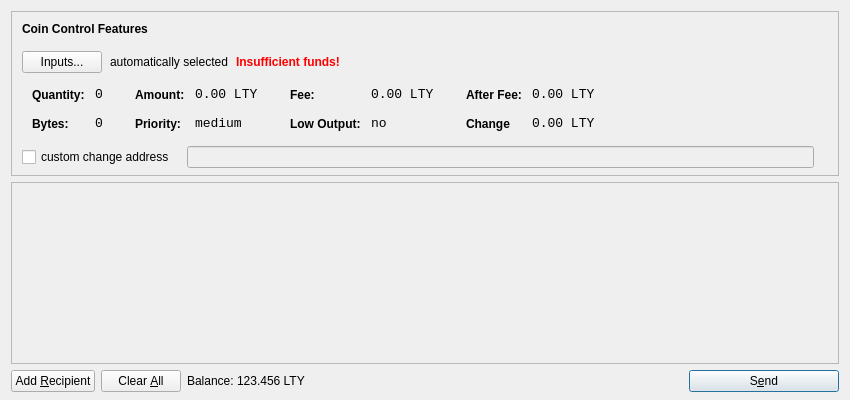
<?xml version="1.0" encoding="UTF-8"?>
<ui version="4.0">
 <class>SendCoinsDialog</class>
 <widget class="QDialog" name="SendCoinsDialog">
  <property name="geometry">
   <rect>
    <x>0</x>
    <y>0</y>
    <width>850</width>
    <height>400</height>
   </rect>
  </property>
  <property name="windowTitle">
   <string>Send Coins</string>
  </property>
  <layout class="QVBoxLayout" name="verticalLayout" stretch="0,1,0">
   <property name="bottomMargin">
    <number>8</number>
   </property>
   <item>
    <widget class="QFrame" name="frameCoinControl">
     <property name="sizePolicy">
      <sizepolicy hsizetype="Expanding" vsizetype="Expanding">
       <horstretch>0</horstretch>
       <verstretch>0</verstretch>
      </sizepolicy>
     </property>
     <property name="maximumSize">
      <size>
       <width>16777215</width>
       <height>16777215</height>
      </size>
     </property>
     <property name="frameShape">
      <enum>QFrame::StyledPanel</enum>
     </property>
     <property name="frameShadow">
      <enum>QFrame::Sunken</enum>
     </property>
     <layout class="QVBoxLayout" name="verticalLayoutCoinControl2">
      <property name="spacing">
       <number>-1</number>
      </property>
      <property name="leftMargin">
       <number>0</number>
      </property>
      <property name="topMargin">
       <number>0</number>
      </property>
      <property name="rightMargin">
       <number>0</number>
      </property>
      <property name="bottomMargin">
       <number>6</number>
      </property>
      <item>
       <layout class="QVBoxLayout" name="verticalLayoutCoinControl" stretch="0,0,0,0,1">
        <property name="spacing">
         <number>0</number>
        </property>
        <property name="leftMargin">
         <number>10</number>
        </property>
        <property name="topMargin">
         <number>10</number>
        </property>
        <item>
         <layout class="QHBoxLayout" name="horizontalLayoutCoinControl1">
          <property name="bottomMargin">
           <number>15</number>
          </property>
          <item>
           <widget class="QLabel" name="labelCoinControlFeatures">
            <property name="sizePolicy">
             <sizepolicy hsizetype="Preferred" vsizetype="Maximum">
              <horstretch>0</horstretch>
              <verstretch>0</verstretch>
             </sizepolicy>
            </property>
            <property name="font">
             <font>
              <weight>75</weight>
              <bold>true</bold>
             </font>
            </property>
            <property name="styleSheet">
             <string notr="true">font-weight:bold;</string>
            </property>
            <property name="text">
             <string>Coin Control Features</string>
            </property>
           </widget>
          </item>
         </layout>
        </item>
        <item>
         <layout class="QHBoxLayout" name="horizontalLayoutCoinControl2" stretch="0,0,0,0">
          <property name="spacing">
           <number>8</number>
          </property>
          <property name="bottomMargin">
           <number>10</number>
          </property>
          <item>
           <widget class="QPushButton" name="pushButtonCoinControl">
            <property name="styleSheet">
             <string notr="true"/>
            </property>
            <property name="text">
             <string>Inputs...</string>
            </property>
           </widget>
          </item>
          <item>
           <widget class="QLabel" name="labelCoinControlAutomaticallySelected">
            <property name="text">
             <string>automatically selected</string>
            </property>
            <property name="margin">
             <number>5</number>
            </property>
           </widget>
          </item>
          <item>
           <widget class="QLabel" name="labelCoinControlInsuffFunds">
            <property name="font">
             <font>
              <weight>75</weight>
              <bold>true</bold>
             </font>
            </property>
            <property name="styleSheet">
             <string notr="true">color:red;font-weight:bold;</string>
            </property>
            <property name="text">
             <string>Insufficient funds!</string>
            </property>
            <property name="margin">
             <number>5</number>
            </property>
           </widget>
          </item>
          <item>
           <spacer name="horizontalSpacerCoinControl">
            <property name="orientation">
             <enum>Qt::Horizontal</enum>
            </property>
            <property name="sizeHint" stdset="0">
             <size>
              <width>40</width>
              <height>1</height>
             </size>
            </property>
           </spacer>
          </item>
         </layout>
        </item>
        <item>
         <widget class="QWidget" name="widgetCoinControl" native="true">
          <property name="sizePolicy">
           <sizepolicy hsizetype="Preferred" vsizetype="Preferred">
            <horstretch>0</horstretch>
            <verstretch>0</verstretch>
           </sizepolicy>
          </property>
          <property name="minimumSize">
           <size>
            <width>0</width>
            <height>0</height>
           </size>
          </property>
          <property name="styleSheet">
           <string notr="true"/>
          </property>
          <layout class="QHBoxLayout" name="horizontalLayoutCoinControl5">
           <property name="margin">
            <number>0</number>
           </property>
           <item>
            <layout class="QHBoxLayout" name="horizontalLayoutCoinControl3" stretch="0,0,0,1">
             <property name="spacing">
              <number>20</number>
             </property>
             <property name="topMargin">
              <number>0</number>
             </property>
             <property name="bottomMargin">
              <number>10</number>
             </property>
             <item>
              <layout class="QFormLayout" name="formLayoutCoinControl1">
               <property name="horizontalSpacing">
                <number>10</number>
               </property>
               <property name="verticalSpacing">
                <number>14</number>
               </property>
               <property name="leftMargin">
                <number>10</number>
               </property>
               <property name="topMargin">
                <number>4</number>
               </property>
               <property name="rightMargin">
                <number>6</number>
               </property>
               <item row="0" column="0">
                <widget class="QLabel" name="labelCoinControlQuantityText">
                 <property name="styleSheet">
                  <string notr="true">font-weight:bold;</string>
                 </property>
                 <property name="text">
                  <string>Quantity:</string>
                 </property>
                 <property name="margin">
                  <number>0</number>
                 </property>
                </widget>
               </item>
               <item row="0" column="1">
                <widget class="QLabel" name="labelCoinControlQuantity">
                 <property name="font">
                  <font>
                   <family>Monospace</family>
                   <pointsize>10</pointsize>
                  </font>
                 </property>
                 <property name="cursor">
                  <cursorShape>IBeamCursor</cursorShape>
                 </property>
                 <property name="contextMenuPolicy">
                  <enum>Qt::ActionsContextMenu</enum>
                 </property>
                 <property name="text">
                  <string>0</string>
                 </property>
                 <property name="margin">
                  <number>0</number>
                 </property>
                 <property name="textInteractionFlags">
                  <set>Qt::LinksAccessibleByMouse|Qt::TextSelectableByKeyboard|Qt::TextSelectableByMouse</set>
                 </property>
                </widget>
               </item>
               <item row="1" column="0">
                <widget class="QLabel" name="labelCoinControlBytesText">
                 <property name="styleSheet">
                  <string notr="true">font-weight:bold;</string>
                 </property>
                 <property name="text">
                  <string>Bytes:</string>
                 </property>
                </widget>
               </item>
               <item row="1" column="1">
                <widget class="QLabel" name="labelCoinControlBytes">
                 <property name="font">
                  <font>
                   <family>Monospace</family>
                   <pointsize>10</pointsize>
                  </font>
                 </property>
                 <property name="cursor">
                  <cursorShape>IBeamCursor</cursorShape>
                 </property>
                 <property name="contextMenuPolicy">
                  <enum>Qt::ActionsContextMenu</enum>
                 </property>
                 <property name="text">
                  <string>0</string>
                 </property>
                 <property name="textInteractionFlags">
                  <set>Qt::LinksAccessibleByMouse|Qt::TextSelectableByKeyboard|Qt::TextSelectableByMouse</set>
                 </property>
                </widget>
               </item>
              </layout>
             </item>
             <item>
              <layout class="QFormLayout" name="formLayoutCoinControl2">
               <property name="horizontalSpacing">
                <number>10</number>
               </property>
               <property name="verticalSpacing">
                <number>14</number>
               </property>
               <property name="leftMargin">
                <number>6</number>
               </property>
               <property name="topMargin">
                <number>4</number>
               </property>
               <property name="rightMargin">
                <number>6</number>
               </property>
               <item row="0" column="0">
                <widget class="QLabel" name="labelCoinControlAmountText">
                 <property name="styleSheet">
                  <string notr="true">font-weight:bold;</string>
                 </property>
                 <property name="text">
                  <string>Amount:</string>
                 </property>
                 <property name="margin">
                  <number>0</number>
                 </property>
                </widget>
               </item>
               <item row="0" column="1">
                <widget class="QLabel" name="labelCoinControlAmount">
                 <property name="font">
                  <font>
                   <family>Monospace</family>
                   <pointsize>10</pointsize>
                  </font>
                 </property>
                 <property name="cursor">
                  <cursorShape>IBeamCursor</cursorShape>
                 </property>
                 <property name="contextMenuPolicy">
                  <enum>Qt::ActionsContextMenu</enum>
                 </property>
                 <property name="text">
                  <string>0.00 LTY</string>
                 </property>
                 <property name="textInteractionFlags">
                  <set>Qt::LinksAccessibleByMouse|Qt::TextSelectableByKeyboard|Qt::TextSelectableByMouse</set>
                 </property>
                </widget>
               </item>
               <item row="1" column="0">
                <widget class="QLabel" name="labelCoinControlPriorityText">
                 <property name="styleSheet">
                  <string notr="true">font-weight:bold;</string>
                 </property>
                 <property name="text">
                  <string>Priority:</string>
                 </property>
                </widget>
               </item>
               <item row="1" column="1">
                <widget class="QLabel" name="labelCoinControlPriority">
                 <property name="font">
                  <font>
                   <family>Monospace</family>
                   <pointsize>10</pointsize>
                  </font>
                 </property>
                 <property name="cursor">
                  <cursorShape>IBeamCursor</cursorShape>
                 </property>
                 <property name="contextMenuPolicy">
                  <enum>Qt::ActionsContextMenu</enum>
                 </property>
                 <property name="text">
                  <string>medium</string>
                 </property>
                 <property name="textInteractionFlags">
                  <set>Qt::LinksAccessibleByMouse|Qt::TextSelectableByKeyboard|Qt::TextSelectableByMouse</set>
                 </property>
                </widget>
               </item>
              </layout>
             </item>
             <item>
              <layout class="QFormLayout" name="formLayoutCoinControl3">
               <property name="horizontalSpacing">
                <number>10</number>
               </property>
               <property name="verticalSpacing">
                <number>14</number>
               </property>
               <property name="leftMargin">
                <number>6</number>
               </property>
               <property name="topMargin">
                <number>4</number>
               </property>
               <property name="rightMargin">
                <number>6</number>
               </property>
               <item row="0" column="0">
                <widget class="QLabel" name="labelCoinControlFeeText">
                 <property name="styleSheet">
                  <string notr="true">font-weight:bold;</string>
                 </property>
                 <property name="text">
                  <string>Fee:</string>
                 </property>
                 <property name="margin">
                  <number>0</number>
                 </property>
                </widget>
               </item>
               <item row="0" column="1">
                <widget class="QLabel" name="labelCoinControlFee">
                 <property name="font">
                  <font>
                   <family>Monospace</family>
                   <pointsize>10</pointsize>
                  </font>
                 </property>
                 <property name="cursor">
                  <cursorShape>IBeamCursor</cursorShape>
                 </property>
                 <property name="contextMenuPolicy">
                  <enum>Qt::ActionsContextMenu</enum>
                 </property>
                 <property name="text">
                  <string>0.00 LTY</string>
                 </property>
                 <property name="textInteractionFlags">
                  <set>Qt::LinksAccessibleByMouse|Qt::TextSelectableByKeyboard|Qt::TextSelectableByMouse</set>
                 </property>
                </widget>
               </item>
               <item row="1" column="0">
                <widget class="QLabel" name="labelCoinControlLowOutputText">
                 <property name="styleSheet">
                  <string notr="true">font-weight:bold;</string>
                 </property>
                 <property name="text">
                  <string>Low Output:</string>
                 </property>
                </widget>
               </item>
               <item row="1" column="1">
                <widget class="QLabel" name="labelCoinControlLowOutput">
                 <property name="font">
                  <font>
                   <family>Monospace</family>
                   <pointsize>10</pointsize>
                  </font>
                 </property>
                 <property name="cursor">
                  <cursorShape>IBeamCursor</cursorShape>
                 </property>
                 <property name="contextMenuPolicy">
                  <enum>Qt::ActionsContextMenu</enum>
                 </property>
                 <property name="text">
                  <string>no</string>
                 </property>
                 <property name="textInteractionFlags">
                  <set>Qt::LinksAccessibleByMouse|Qt::TextSelectableByKeyboard|Qt::TextSelectableByMouse</set>
                 </property>
                </widget>
               </item>
              </layout>
             </item>
             <item>
              <layout class="QFormLayout" name="formLayoutCoinControl4">
               <property name="horizontalSpacing">
                <number>10</number>
               </property>
               <property name="verticalSpacing">
                <number>14</number>
               </property>
               <property name="leftMargin">
                <number>6</number>
               </property>
               <property name="topMargin">
                <number>4</number>
               </property>
               <property name="rightMargin">
                <number>6</number>
               </property>
               <item row="0" column="0">
                <widget class="QLabel" name="labelCoinControlAfterFeeText">
                 <property name="styleSheet">
                  <string notr="true">font-weight:bold;</string>
                 </property>
                 <property name="text">
                  <string>After Fee:</string>
                 </property>
                 <property name="margin">
                  <number>0</number>
                 </property>
                </widget>
               </item>
               <item row="0" column="1">
                <widget class="QLabel" name="labelCoinControlAfterFee">
                 <property name="font">
                  <font>
                   <family>Monospace</family>
                   <pointsize>10</pointsize>
                  </font>
                 </property>
                 <property name="cursor">
                  <cursorShape>IBeamCursor</cursorShape>
                 </property>
                 <property name="contextMenuPolicy">
                  <enum>Qt::ActionsContextMenu</enum>
                 </property>
                 <property name="text">
                  <string>0.00 LTY</string>
                 </property>
                 <property name="textInteractionFlags">
                  <set>Qt::LinksAccessibleByMouse|Qt::TextSelectableByKeyboard|Qt::TextSelectableByMouse</set>
                 </property>
                </widget>
               </item>
               <item row="1" column="0">
                <widget class="QLabel" name="labelCoinControlChangeText">
                 <property name="styleSheet">
                  <string notr="true">font-weight:bold;</string>
                 </property>
                 <property name="text">
                  <string>Change</string>
                 </property>
                </widget>
               </item>
               <item row="1" column="1">
                <widget class="QLabel" name="labelCoinControlChange">
                 <property name="font">
                  <font>
                   <family>Monospace</family>
                   <pointsize>10</pointsize>
                  </font>
                 </property>
                 <property name="cursor">
                  <cursorShape>IBeamCursor</cursorShape>
                 </property>
                 <property name="contextMenuPolicy">
                  <enum>Qt::ActionsContextMenu</enum>
                 </property>
                 <property name="text">
                  <string>0.00 LTY</string>
                 </property>
                 <property name="textInteractionFlags">
                  <set>Qt::LinksAccessibleByMouse|Qt::TextSelectableByKeyboard|Qt::TextSelectableByMouse</set>
                 </property>
                </widget>
               </item>
              </layout>
             </item>
            </layout>
           </item>
          </layout>
         </widget>
        </item>
        <item>
         <layout class="QHBoxLayout" name="horizontalLayoutCoinControl4" stretch="0,0,0">
          <property name="spacing">
           <number>12</number>
          </property>
          <property name="sizeConstraint">
           <enum>QLayout::SetDefaultConstraint</enum>
          </property>
          <property name="topMargin">
           <number>5</number>
          </property>
          <property name="rightMargin">
           <number>5</number>
          </property>
          <item>
           <widget class="QCheckBox" name="checkBoxCoinControlChange">
            <property name="text">
             <string>custom change address</string>
            </property>
           </widget>
          </item>
          <item>
           <widget class="QLineEdit" name="lineEditCoinControlChange">
            <property name="enabled">
             <bool>false</bool>
            </property>
            <property name="sizePolicy">
             <sizepolicy hsizetype="Expanding" vsizetype="Fixed">
              <horstretch>0</horstretch>
              <verstretch>0</verstretch>
             </sizepolicy>
            </property>
           </widget>
          </item>
          <item>
           <widget class="QLabel" name="labelCoinControlChangeLabel">
            <property name="sizePolicy">
             <sizepolicy hsizetype="Preferred" vsizetype="Expanding">
              <horstretch>0</horstretch>
              <verstretch>0</verstretch>
             </sizepolicy>
            </property>
            <property name="minimumSize">
             <size>
              <width>0</width>
              <height>0</height>
             </size>
            </property>
            <property name="text">
             <string/>
            </property>
            <property name="margin">
             <number>3</number>
            </property>
           </widget>
          </item>
         </layout>
        </item>
        <item>
         <spacer name="verticalSpacerCoinControl">
          <property name="orientation">
           <enum>Qt::Vertical</enum>
          </property>
          <property name="sizeHint" stdset="0">
           <size>
            <width>800</width>
            <height>1</height>
           </size>
          </property>
         </spacer>
        </item>
       </layout>
      </item>
     </layout>
    </widget>
   </item>
   <item>
    <widget class="QScrollArea" name="scrollArea">
     <property name="widgetResizable">
      <bool>true</bool>
     </property>
     <widget class="QWidget" name="scrollAreaWidgetContents">
      <property name="geometry">
       <rect>
        <x>0</x>
        <y>0</y>
        <width>830</width>
        <height>165</height>
       </rect>
      </property>
      <layout class="QVBoxLayout" name="verticalLayout_2">
       <property name="margin">
        <number>0</number>
       </property>
       <item>
        <layout class="QVBoxLayout" name="entries">
         <property name="spacing">
          <number>6</number>
         </property>
        </layout>
       </item>
       <item>
        <spacer name="verticalSpacer">
         <property name="orientation">
          <enum>Qt::Vertical</enum>
         </property>
         <property name="sizeHint" stdset="0">
          <size>
           <width>20</width>
           <height>40</height>
          </size>
         </property>
        </spacer>
       </item>
      </layout>
     </widget>
    </widget>
   </item>
   <item>
    <layout class="QHBoxLayout" name="horizontalLayout">
     <item>
      <widget class="QPushButton" name="addButton">
       <property name="toolTip">
        <string>Send to multiple recipients at once</string>
       </property>
       <property name="text">
        <string>Add &amp;Recipient</string>
       </property>
       <property name="icon">
        <iconset resource="../bitcoin.qrc">
         <normaloff>:/icons/add</normaloff>:/icons/add</iconset>
       </property>
       <property name="autoDefault">
        <bool>false</bool>
       </property>
      </widget>
     </item>
     <item>
      <widget class="QPushButton" name="clearButton">
       <property name="sizePolicy">
        <sizepolicy hsizetype="Minimum" vsizetype="Fixed">
         <horstretch>0</horstretch>
         <verstretch>0</verstretch>
        </sizepolicy>
       </property>
       <property name="toolTip">
        <string>Remove all transaction fields</string>
       </property>
       <property name="text">
        <string>Clear &amp;All</string>
       </property>
       <property name="icon">
        <iconset resource="../bitcoin.qrc">
         <normaloff>:/icons/remove</normaloff>:/icons/remove</iconset>
       </property>
       <property name="autoRepeatDelay">
        <number>300</number>
       </property>
       <property name="autoDefault">
        <bool>false</bool>
       </property>
      </widget>
     </item>
     <item>
      <layout class="QHBoxLayout" name="horizontalLayout_2">
       <property name="spacing">
        <number>3</number>
       </property>
       <item>
        <widget class="QLabel" name="label">
         <property name="sizePolicy">
          <sizepolicy hsizetype="Preferred" vsizetype="Fixed">
           <horstretch>0</horstretch>
           <verstretch>0</verstretch>
          </sizepolicy>
         </property>
         <property name="text">
          <string>Balance:</string>
         </property>
        </widget>
       </item>
       <item>
        <widget class="QLabel" name="labelBalance">
         <property name="sizePolicy">
          <sizepolicy hsizetype="Preferred" vsizetype="Fixed">
           <horstretch>0</horstretch>
           <verstretch>0</verstretch>
          </sizepolicy>
         </property>
         <property name="cursor">
          <cursorShape>IBeamCursor</cursorShape>
         </property>
         <property name="text">
          <string>123.456 LTY</string>
         </property>
         <property name="textInteractionFlags">
          <set>Qt::LinksAccessibleByMouse|Qt::TextSelectableByKeyboard|Qt::TextSelectableByMouse</set>
         </property>
        </widget>
       </item>
      </layout>
     </item>
     <item>
      <spacer name="horizontalSpacer">
       <property name="orientation">
        <enum>Qt::Horizontal</enum>
       </property>
       <property name="sizeHint" stdset="0">
        <size>
         <width>40</width>
         <height>20</height>
        </size>
       </property>
      </spacer>
     </item>
     <item>
      <widget class="QPushButton" name="sendButton">
       <property name="minimumSize">
        <size>
         <width>150</width>
         <height>0</height>
        </size>
       </property>
       <property name="toolTip">
        <string>Confirm the send action</string>
       </property>
       <property name="text">
        <string>S&amp;end</string>
       </property>
       <property name="icon">
        <iconset resource="../bitcoin.qrc">
         <normaloff>:/icons/send</normaloff>:/icons/send</iconset>
       </property>
       <property name="default">
        <bool>true</bool>
       </property>
      </widget>
     </item>
    </layout>
   </item>
  </layout>
 </widget>
 <resources>
  <include location="../bitcoin.qrc"/>
 </resources>
 <connections/>
</ui>
